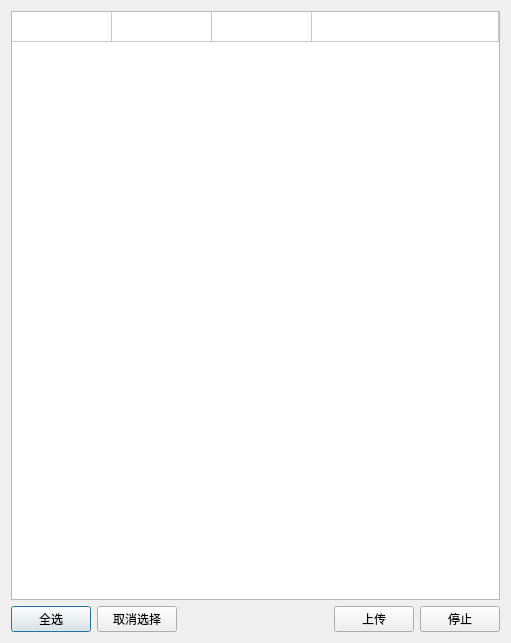
<?xml version="1.0" encoding="UTF-8"?>
<ui version="4.0">
 <class>UploadDialog</class>
 <widget class="QDialog" name="UploadDialog">
  <property name="geometry">
   <rect>
    <x>0</x>
    <y>0</y>
    <width>511</width>
    <height>643</height>
   </rect>
  </property>
  <property name="font">
   <font>
    <family>微软雅黑</family>
    <pointsize>9</pointsize>
   </font>
  </property>
  <property name="windowTitle">
   <string>上传数据文件</string>
  </property>
  <property name="windowIcon">
   <iconset resource="pixmaps/pixmaps.qrc">
    <normaloff>:/icons/upload.png</normaloff>:/icons/upload.png</iconset>
  </property>
  <layout class="QGridLayout" name="gridLayout">
   <item row="0" column="0">
    <widget class="QTableWidget" name="tableWidget">
     <property name="styleSheet">
      <string notr="true">QHeaderView::section {
    background: lightgray;
    /* ... */
}</string>
     </property>
     <property name="editTriggers">
      <set>QAbstractItemView::NoEditTriggers</set>
     </property>
     <property name="selectionMode">
      <enum>QAbstractItemView::NoSelection</enum>
     </property>
     <property name="rowCount">
      <number>1</number>
     </property>
     <property name="columnCount">
      <number>4</number>
     </property>
     <attribute name="horizontalHeaderVisible">
      <bool>false</bool>
     </attribute>
     <attribute name="horizontalHeaderStretchLastSection">
      <bool>true</bool>
     </attribute>
     <attribute name="verticalHeaderVisible">
      <bool>false</bool>
     </attribute>
     <row/>
     <column/>
     <column/>
     <column/>
     <column/>
    </widget>
   </item>
   <item row="1" column="0">
    <layout class="QHBoxLayout" name="horizontalLayout">
     <item>
      <widget class="QPushButton" name="pushButton_select">
       <property name="text">
        <string>全选</string>
       </property>
      </widget>
     </item>
     <item>
      <widget class="QPushButton" name="pushButton_diselect">
       <property name="text">
        <string>取消选择</string>
       </property>
      </widget>
     </item>
     <item>
      <spacer name="horizontalSpacer">
       <property name="orientation">
        <enum>Qt::Horizontal</enum>
       </property>
       <property name="sizeHint" stdset="0">
        <size>
         <width>40</width>
         <height>20</height>
        </size>
       </property>
      </spacer>
     </item>
     <item>
      <widget class="QPushButton" name="pushButton_upload">
       <property name="text">
        <string>上传</string>
       </property>
      </widget>
     </item>
     <item>
      <widget class="QPushButton" name="pushButton_stop">
       <property name="text">
        <string>停止</string>
       </property>
      </widget>
     </item>
    </layout>
   </item>
  </layout>
 </widget>
 <resources>
  <include location="pixmaps/pixmaps.qrc"/>
 </resources>
 <connections/>
</ui>
